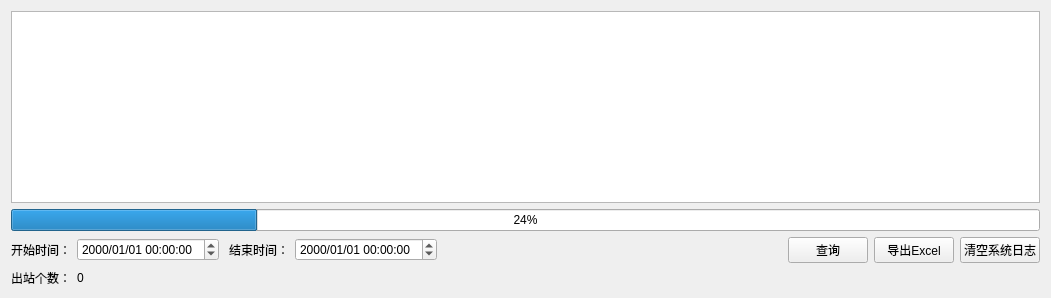
          <widget class="QWidget" name="tab_outlog">
           <attribute name="title">
            <string>出站日志</string>
           </attribute>
           <layout class="QGridLayout" name="gridLayout_39">
            <item row="0" column="0" colspan="8">
             <widget class="QTableView" name="tbvExitLogs"/>
            </item>
            <item row="1" column="0" colspan="8">
             <widget class="QProgressBar" name="prgExportExitlog">
              <property name="value">
               <number>24</number>
              </property>
             </widget>
            </item>
            <item row="2" column="0">
             <widget class="QLabel" name="label_166">
              <property name="text">
               <string>开始时间：</string>
              </property>
              <property name="alignment">
               <set>Qt::AlignRight|Qt::AlignTrailing|Qt::AlignVCenter</set>
              </property>
             </widget>
            </item>
            <item row="2" column="1">
             <widget class="QDateTimeEdit" name="dteExitLogStart">
              <property name="sizePolicy">
               <sizepolicy hsizetype="Preferred" vsizetype="Fixed">
                <horstretch>0</horstretch>
                <verstretch>0</verstretch>
               </sizepolicy>
              </property>
              <property name="minimumSize">
               <size>
                <width>142</width>
                <height>20</height>
               </size>
              </property>
              <property name="displayFormat">
               <string>yyyy/MM/dd HH:mm:ss</string>
              </property>
             </widget>
            </item>
            <item row="2" column="2">
             <widget class="QLabel" name="label_165">
              <property name="text">
               <string> 结束时间：</string>
              </property>
              <property name="alignment">
               <set>Qt::AlignRight|Qt::AlignTrailing|Qt::AlignVCenter</set>
              </property>
             </widget>
            </item>
            <item row="2" column="3">
             <widget class="QDateTimeEdit" name="dteExitLogEnd">
              <property name="sizePolicy">
               <sizepolicy hsizetype="Preferred" vsizetype="Fixed">
                <horstretch>0</horstretch>
                <verstretch>0</verstretch>
               </sizepolicy>
              </property>
              <property name="minimumSize">
               <size>
                <width>142</width>
                <height>20</height>
               </size>
              </property>
              <property name="displayFormat">
               <string>yyyy/MM/dd HH:mm:ss</string>
              </property>
             </widget>
            </item>
            <item row="2" column="4">
             <spacer name="horizontalSpacer_76">
              <property name="orientation">
               <enum>Qt::Horizontal</enum>
              </property>
              <property name="sizeHint" stdset="0">
               <size>
                <width>339</width>
                <height>20</height>
               </size>
              </property>
             </spacer>
            </item>
            <item row="2" column="5">
             <widget class="QPushButton" name="btExitLogQuerry">
              <property name="text">
               <string>查询</string>
              </property>
             </widget>
            </item>
            <item row="2" column="6">
             <widget class="QPushButton" name="btExitLogExport">
              <property name="text">
               <string>导出Excel</string>
              </property>
             </widget>
            </item>
            <item row="2" column="7">
             <widget class="QPushButton" name="btClearExitLog">
              <property name="text">
               <string>清空系统日志</string>
              </property>
             </widget>
            </item>
            <item row="3" column="0">
             <widget class="QLabel" name="label_176">
              <property name="text">
               <string>出站个数：</string>
              </property>
              <property name="alignment">
               <set>Qt::AlignRight|Qt::AlignTrailing|Qt::AlignVCenter</set>
              </property>
             </widget>
            </item>
            <item row="3" column="1">
             <widget class="QLabel" name="lbCellOutNum">
              <property name="text">
               <string>0</string>
              </property>
             </widget>
            </item>
           </layout>
          </widget>
